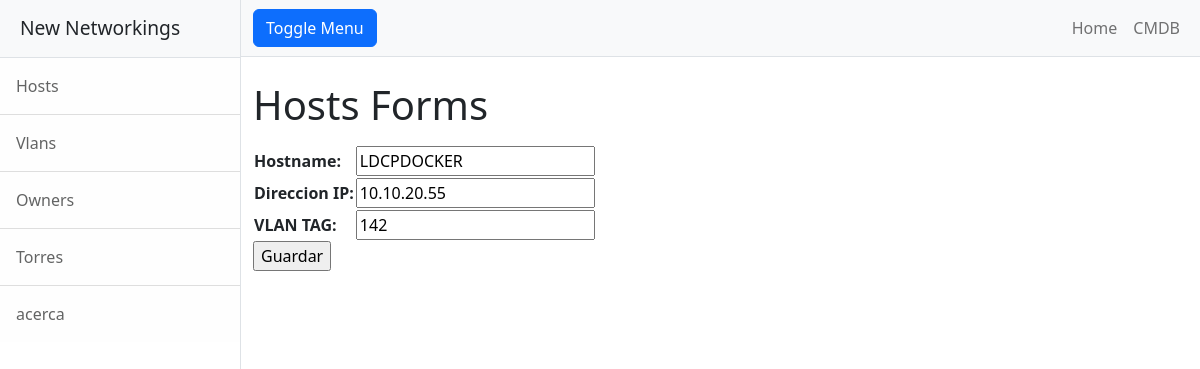
The page /hostsUpdate/2 on the database its author committed.
### entidades/models.py (models this page shows)
class Hosts(models.Model):
    host_name = models.CharField(max_length=50)
    host_ip = models.CharField(max_length=18)
    host_vlan = models.IntegerField()

### entidades/views.py (the view)
# urls.py: path('hostsUpdate/<id_hosts>', hostsUpdate, name="hostsUpdate"),
def hostsUpdate(request, id_hosts):
    hosts = Hosts.objects.get(id=id_hosts)
    if request.method == "POST":
        miForm = HostsForm(request.POST)
        if miForm.is_valid():
            hosts.host_name = miForm.cleaned_data.get("host_name")
            hosts.host_ip = miForm.cleaned_data.get("host_ip")
            hosts.host_vlan = miForm.cleaned_data.get("host_vlan")
            hosts.save()
            contexto = {"hosts": Hosts.objects.all() }
            return render(request, "entidades/hosts.html", contexto)
    else:
        miForm = HostsForm(initial={"host_name": hosts.host_name, "host_ip": hosts.host_ip, "host_vlan":hosts.host_vlan })
    return render(request, "entidades/hostsForm.html", {"form": miForm})

### entidades/forms.py
class HostsForm(forms.Form):
    host_name = forms.CharField(max_length=50, required=True, label="Hostname")
    host_ip = forms.CharField(required=True, label="Direccion IP")
    host_vlan = forms.IntegerField(required=True, label="VLAN TAG")

### entidades/templates/entidades/hostsForm.html (shortened to what this page needs)
{% extends "entidades/index.html" %}
{% block titulo %}
 <h1 class="mt-4"> Hosts Forms</h1>
{% endblock titulo %}
{% block contenido %}
<form action="" method="post">
    <table>
        {{ form.as_table }}
    </table>
    <input type="submit" value="Guardar">
</form>
{% endblock contenido %}

### rows shown on the page
Hosts: host_name "LDCPDOCKER", host_ip "10.10.20.55", host_vlan "142"
